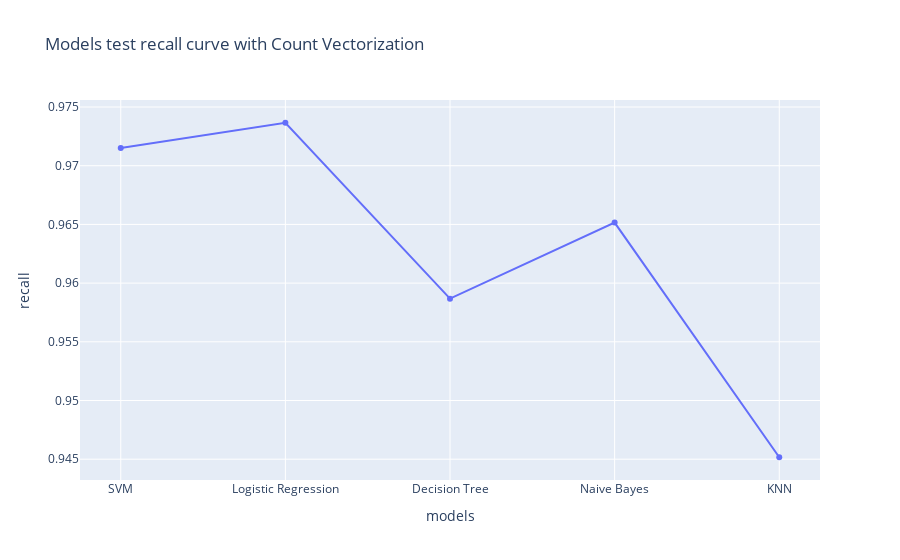

Here is the notebook cell this chart was saved with:
### Code cell
x_data_recall = [svc_recall,lr_recall,dt_recall,nb_recall,knn_recall]
px.line(x=y_data,y=x_data_precision,title="Models test recall curve with Count Vectorization",labels={'x':'models','y':'recall'},markers='o')

### Figure 1 — Plotly figure (JSON) as saved in the notebook; plotly's stock layout.template omitted (floating-point values rounded to 4 significant figures)
{"data": [{"hovertemplate": "models=%{x}<br>recall=%{y}<extra></extra>", "legendgroup": "", "line": {"color": "#636efa", "dash": "solid"}, "marker": {"symbol": "circle"}, "mode": "lines+markers", "name": "", "orientation": "v", "showlegend": false, "type": "scatter", "x": ["SVM", "Logistic Regression", "Decision Tree", "Naive Bayes", "KNN"], "xaxis": "x", "y": [0.9715, 0.9737, 0.9587, 0.9652, 0.9452], "yaxis": "y"}], "layout": {"legend": {"tracegroupgap": 0}, "title": {"text": "Models test recall curve with Count Vectorization"}, "xaxis": {"anchor": "y", "domain": [0, 1], "title": {"text": "models"}}, "yaxis": {"anchor": "x", "domain": [0, 1], "title": {"text": "recall"}}}}
